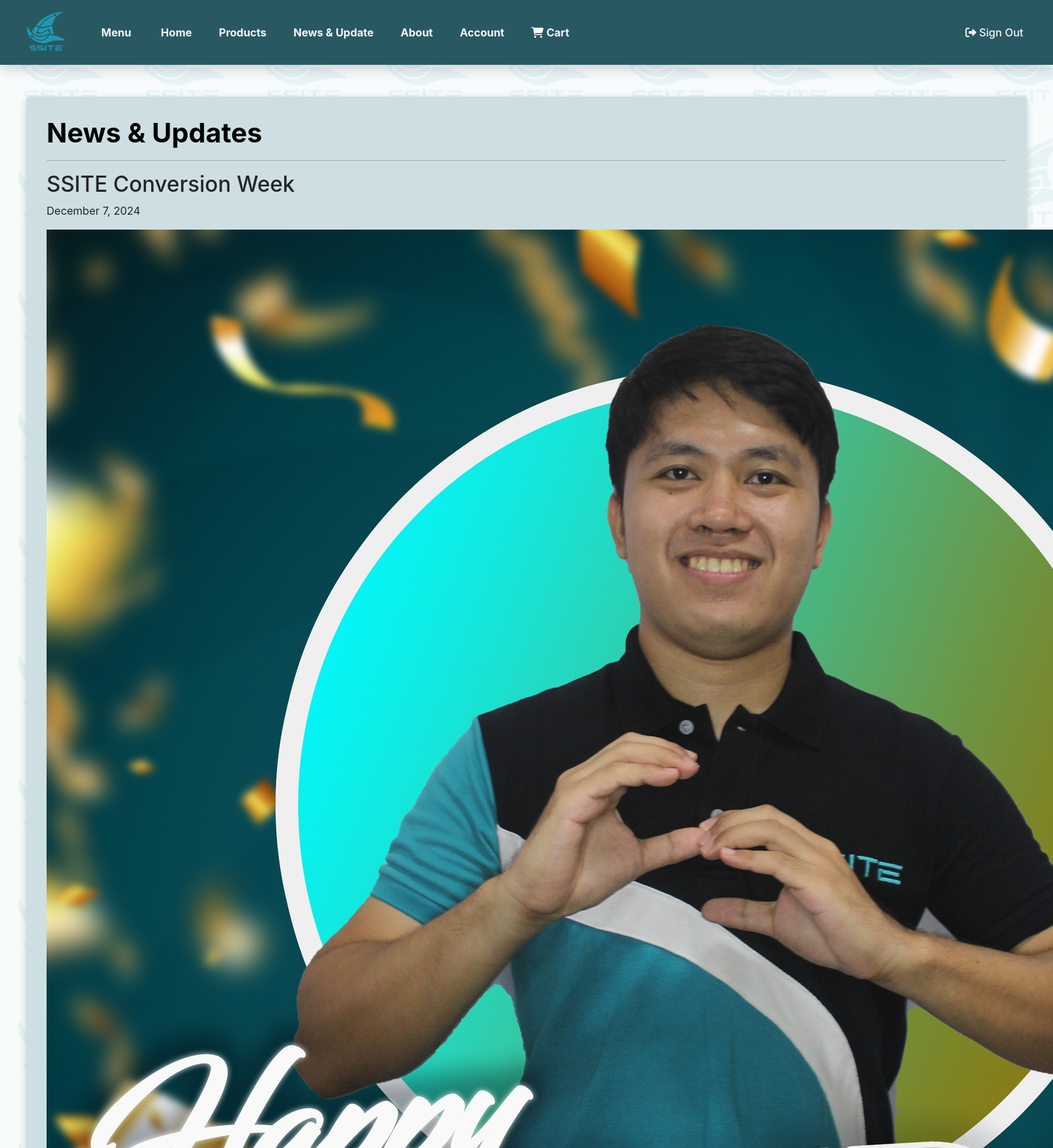
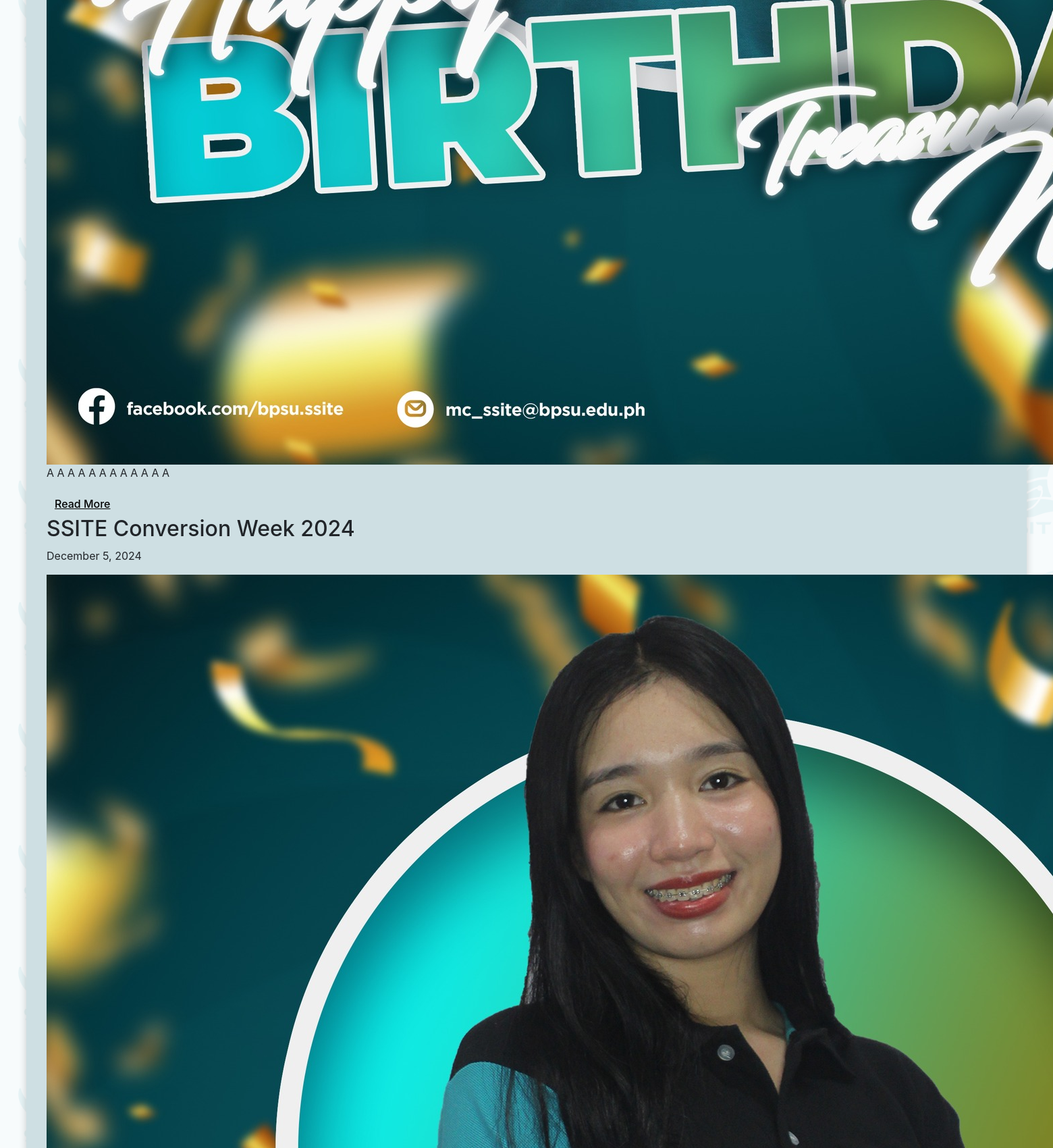
The page /customerside/view_updates.php (upper part) on the database its author committed (2 pictures, top to bottom).
### tables this page shows
CREATE TABLE `news_update` (
  `post_id` bigint(20) UNSIGNED NOT NULL,
  `title` varchar(255) NOT NULL,
  `caption` text NOT NULL,
  `post_img` longblob NOT NULL,
  `post_url` text NOT NULL,
  `admin_id` bigint(11) UNSIGNED NOT NULL,
  `date_webposted` datetime NOT NULL,
  `record_status` varchar(25) NOT NULL
);

### customerside/view_updates.php (the view, shortened to what this page needs)
<?php
include 'includes/header.php';
require '../vscode/dbcon.php';
$query = "SELECT post_id, title, caption, post_img, post_url, date_webposted FROM news_update WHERE record_status = 'Active' ORDER BY date_webposted DESC";
$result = $con->query($query);
?>
<!DOCTYPE html>
<html lang="en">
<head>
    <link rel="stylesheet" href="style.css">
    <link href="https://cdn.jsdelivr.net/npm/bootstrap@5.3.0/dist/css/bootstrap.min.css" rel="stylesheet">
</head>
<body>
    <div class="customer-container">
        <h1 style="font-family: 'Inter', sans-serif; font-weight: bold; color: black;">News & Updates</h1><hr>
        <?php if ($result && $result->num_rows > 0): ?>
            <div class="news-list">
                <?php while ($row = $result->fetch_assoc()): ?>
                    <div class="news-item">
                        <h2><?= htmlspecialchars($row['title']); ?></h2>
                        <p class="date"><?= htmlspecialchars(date("F j, Y", strtotime($row['date_webposted']))); ?></p>
                        <?php if (!empty($row['post_img'])): ?>
                            <div class="news-image">
                                <img src="record_images/post_images/<?= htmlspecialchars($row['post_img']); ?>" alt="<?= htmlspecialchars($row['title']); ?>">
                            </div>
                        <?php endif; ?>
                        <p><?= htmlspecialchars($row['caption']); ?></p>
                        <?php if (!empty($row['post_url'])): ?>
                            <a href="<?= htmlspecialchars($row['post_url']); ?>" target="_blank" class="btn btn-primary" style="color: black; text-decoration: underline;">
                                Read More
                            </a>
                        <?php endif; ?>
                    </div>
                <?php endwhile; ?>
            </div>
        <?php else: ?>
            <p>No news and updates available at the moment.</p>
        <?php endif; ?>
    </div>
</body>
    <?php include 'includes/footer.php'; ?>
</html>

### adminside/style.css (style rules this page uses)
* { margin: 0; padding: 0; box-sizing: border-box; }
body { font-family: 'Inter', sans-serif; background-size: 150px; background-position: center; color: #285963; line-height: 1.6; margin: 0; padding: 0; }
.btn.btn-primary { font-family: 'Inter', sans-serif; background-color: transparent; border: none; color: #F9F6F6 ; font-weight: 500; cursor: pointer; }
.logo-bg-2::before { content: ''; position: absolute; top: 0; left: 0; right: 0; bottom: 0; background-image: url('images/SSITE-LOGO.png'); background-repeat: repeat; background-size: 180px; background-color: #b4dbe6; opacity: 0.1; z-index: -1; }
.customer-container { background-color: #CEDFE3; padding: 30px; border-radius: 5px; max-width: 95%; margin: 3% auto; box-shadow: 0 4px 12px rgba(0, 0, 0, 0.2); font-family: 'Inter', sans-serif; transition: transform 0.3s ease, box-shadow 0.3s ease; }

### customerside/style.css (style rules this page uses)
* { margin: 0; padding: 0; box-sizing: border-box; }
body { font-family: 'Inter', sans-serif; background-size: 150px; background-position: center; color: #285963; line-height: 1.6; margin: 0; padding: 0; }
.customer-container { background-color: #CEDFE3; padding: 30px; border-radius: 5px; max-width: 95%; margin: 3% auto; box-shadow: 0 4px 12px rgba(0, 0, 0, 0.2); font-family: 'Inter', sans-serif; transition: transform 0.3s ease, box-shadow 0.3s ease; }
.btn.btn-primary { font-family: 'Inter', sans-serif; background-color: transparent; border: none; color: #F9F6F6 ; font-weight: 500; cursor: pointer; }

### rows shown on the page
news_update: title "SSITE Conversion Week", date_webposted "December 7, 2024", post_img (picture), caption "A A A A A A A A A A A A"
news_update: title "SSITE Conversion Week 2024", date_webposted "December 5, 2024", post_img (picture)
